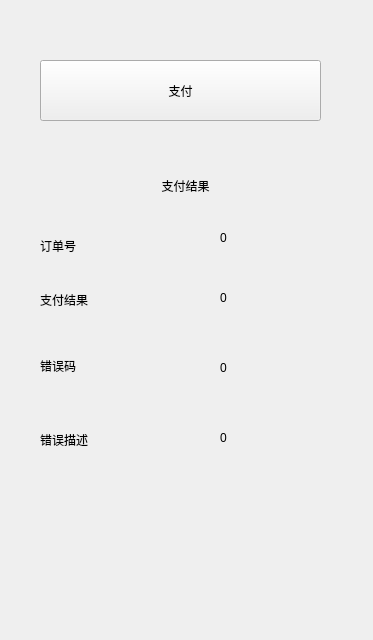
<?xml version="1.0" encoding="UTF-8"?>
<ui version="4.0">
 <class>MainWindow</class>
 <widget class="QMainWindow" name="MainWindow">
  <property name="geometry">
   <rect>
    <x>0</x>
    <y>0</y>
    <width>373</width>
    <height>640</height>
   </rect>
  </property>
  <property name="windowTitle">
   <string>MainWindow</string>
  </property>
  <widget class="QWidget" name="centralWidget">
   <widget class="QPushButton" name="pushButton">
    <property name="geometry">
     <rect>
      <x>40</x>
      <y>60</y>
      <width>281</width>
      <height>61</height>
     </rect>
    </property>
    <property name="text">
     <string>支付</string>
    </property>
   </widget>
   <widget class="QLabel" name="label">
    <property name="geometry">
     <rect>
      <x>50</x>
      <y>170</y>
      <width>271</width>
      <height>31</height>
     </rect>
    </property>
    <property name="text">
     <string>支付结果</string>
    </property>
    <property name="alignment">
     <set>Qt::AlignCenter</set>
    </property>
   </widget>
   <widget class="QLabel" name="label_orderid">
    <property name="geometry">
     <rect>
      <x>40</x>
      <y>230</y>
      <width>111</width>
      <height>31</height>
     </rect>
    </property>
    <property name="text">
     <string>订单号</string>
    </property>
   </widget>
   <widget class="QLabel" name="label_errorcode">
    <property name="geometry">
     <rect>
      <x>40</x>
      <y>350</y>
      <width>111</width>
      <height>31</height>
     </rect>
    </property>
    <property name="text">
     <string>错误码</string>
    </property>
   </widget>
   <widget class="QLabel" name="label_orderidvalue">
    <property name="geometry">
     <rect>
      <x>220</x>
      <y>230</y>
      <width>53</width>
      <height>16</height>
     </rect>
    </property>
    <property name="text">
     <string>0</string>
    </property>
   </widget>
   <widget class="QLabel" name="label_errorcodevalue">
    <property name="geometry">
     <rect>
      <x>220</x>
      <y>360</y>
      <width>53</width>
      <height>16</height>
     </rect>
    </property>
    <property name="text">
     <string>0</string>
    </property>
   </widget>
   <widget class="QLabel" name="label_result">
    <property name="geometry">
     <rect>
      <x>40</x>
      <y>290</y>
      <width>101</width>
      <height>20</height>
     </rect>
    </property>
    <property name="text">
     <string>支付结果</string>
    </property>
   </widget>
   <widget class="QLabel" name="label_resultvalue">
    <property name="geometry">
     <rect>
      <x>220</x>
      <y>290</y>
      <width>53</width>
      <height>16</height>
     </rect>
    </property>
    <property name="text">
     <string>0</string>
    </property>
   </widget>
   <widget class="QLabel" name="label_des">
    <property name="geometry">
     <rect>
      <x>40</x>
      <y>430</y>
      <width>71</width>
      <height>20</height>
     </rect>
    </property>
    <property name="text">
     <string>错误描述</string>
    </property>
   </widget>
   <widget class="QLabel" name="label_desvalue">
    <property name="geometry">
     <rect>
      <x>220</x>
      <y>430</y>
      <width>53</width>
      <height>16</height>
     </rect>
    </property>
    <property name="text">
     <string>0</string>
    </property>
   </widget>
  </widget>
 </widget>
 <layoutdefault spacing="6" margin="11"/>
 <resources/>
 <connections/>
</ui>
